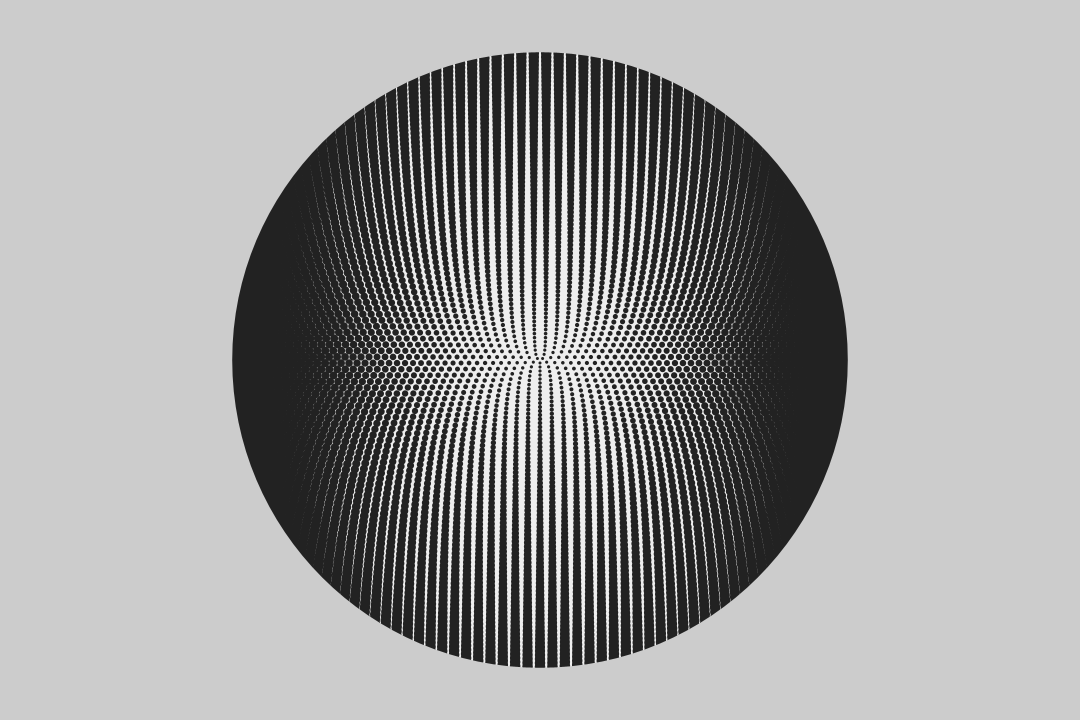
Frame 1 (no input)
Frame 60 (the mouse pressed at the canvas centre just before this capture): identical to frame 1, image omitted
Frame 120 (the mouse held since frame 60 and released just before this capture): identical to frame 1, image omitted

The Processing sketch that drew this single still picture (run headless with seeded random() and noise(); from frame 60 on, the mouse is pressed at the canvas centre):

// Processing sketch: sketch_170215d
// ── sketch_170215d.pde
int incr = 4;
int radius = 3;
int num = 3, n=2;
PGraphics myMask, layer;

void setup() {
  size(1080, 720);
  float maxHeight = height*.45;
  myMask = createGraphics(width, height);
  layer = createGraphics(width, height);

  myMask.beginDraw();
  myMask.background(0);
  myMask.fill(255);
  myMask.noStroke();
  myMask.ellipse(width/2, height/2, maxHeight*1.9, maxHeight*1.9);
  myMask.endDraw();

  layer.beginDraw();
  layer.background(238);
  layer.noStroke();
  layer.fill(34);
  while (radius < maxHeight) {
    for (int i=0; i<num; i++) {
      float angle = PI/2+TWO_PI/num*i;
      float x = width/2 + cos(angle)*radius;
      float y = height/2 + sin(angle)*radius;
      float a = map(radius, 0, maxHeight, -1, 7);
      float sz = incr+a;
      layer.ellipse(x, y, sz, sz);
    }
    num += n;
    radius += incr;
  }
  layer.endDraw();
  layer.mask(myMask);
  image(layer, 0, 0);
}

void draw() {
}

void keyPressed() {
  if (key == 's') save(n+".png");
}
